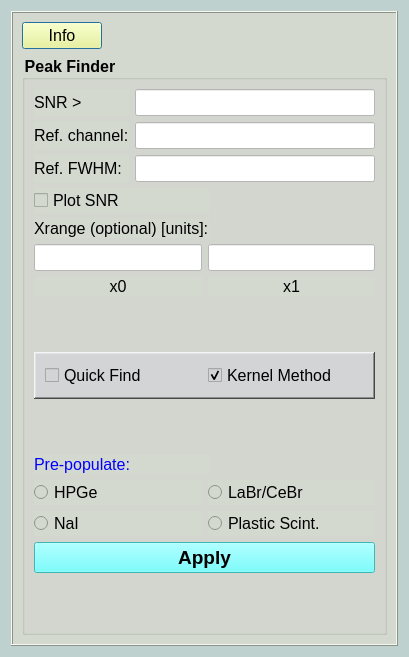
<?xml version="1.0" encoding="UTF-8"?>
<ui version="4.0">
 <class>energy_calibration_win</class>
 <widget class="QDialog" name="energy_calibration_win">
  <property name="geometry">
   <rect>
    <x>0</x>
    <y>0</y>
    <width>409</width>
    <height>657</height>
   </rect>
  </property>
  <property name="windowTitle">
   <string>Dialog</string>
  </property>
  <property name="styleSheet">
   <string notr="true">background-color: rgb(190, 209, 206);</string>
  </property>
  <layout class="QVBoxLayout" name="verticalLayout">
   <item>
    <widget class="QFrame" name="frame">
     <property name="whatsThis">
      <string/>
     </property>
     <property name="styleSheet">
      <string notr="true">background-color: rgb(212, 217, 208);</string>
     </property>
     <property name="frameShape">
      <enum>QFrame::Box</enum>
     </property>
     <property name="frameShadow">
      <enum>QFrame::Raised</enum>
     </property>
     <layout class="QGridLayout" name="gridLayout_9">
      <item row="0" column="0">
       <widget class="QPushButton" name="button_info">
        <property name="font">
         <font>
          <pointsize>12</pointsize>
         </font>
        </property>
        <property name="styleSheet">
         <string notr="true">background-color: rgb(255, 255, 127);</string>
        </property>
        <property name="text">
         <string>Info</string>
        </property>
       </widget>
      </item>
      <item row="0" column="1">
       <spacer name="horizontalSpacer">
        <property name="orientation">
         <enum>Qt::Horizontal</enum>
        </property>
        <property name="sizeHint" stdset="0">
         <size>
          <width>284</width>
          <height>20</height>
         </size>
        </property>
       </spacer>
      </item>
      <item row="1" column="0" colspan="2">
       <widget class="QGroupBox" name="groupBox_kernel">
        <property name="minimumSize">
         <size>
          <width>257</width>
          <height>0</height>
         </size>
        </property>
        <property name="font">
         <font>
          <pointsize>12</pointsize>
          <weight>75</weight>
          <bold>true</bold>
         </font>
        </property>
        <property name="title">
         <string>Peak Finder</string>
        </property>
        <property name="flat">
         <bool>false</bool>
        </property>
        <property name="checkable">
         <bool>false</bool>
        </property>
        <property name="checked">
         <bool>false</bool>
        </property>
        <layout class="QGridLayout" name="gridLayout_6">
         <item row="5" column="0">
          <spacer name="verticalSpacer_3">
           <property name="orientation">
            <enum>Qt::Vertical</enum>
           </property>
           <property name="sizeHint" stdset="0">
            <size>
             <width>20</width>
             <height>32</height>
            </size>
           </property>
          </spacer>
         </item>
         <item row="2" column="0">
          <widget class="QLabel" name="label_units">
           <property name="font">
            <font>
             <pointsize>12</pointsize>
             <weight>50</weight>
             <bold>false</bold>
            </font>
           </property>
           <property name="text">
            <string>&lt;html&gt;&lt;head/&gt;&lt;body&gt;&lt;p&gt;Xrange (optional) [units]:&lt;/p&gt;&lt;/body&gt;&lt;/html&gt;</string>
           </property>
          </widget>
         </item>
         <item row="0" column="0" colspan="3">
          <layout class="QGridLayout" name="gridLayout_4">
           <item row="0" column="0">
            <widget class="QLabel" name="label">
             <property name="font">
              <font>
               <pointsize>12</pointsize>
               <weight>50</weight>
               <bold>false</bold>
              </font>
             </property>
             <property name="text">
              <string>SNR &gt;</string>
             </property>
            </widget>
           </item>
           <item row="0" column="1">
            <widget class="QLineEdit" name="edit_snr">
             <property name="font">
              <font>
               <pointsize>12</pointsize>
               <weight>50</weight>
               <bold>false</bold>
              </font>
             </property>
             <property name="styleSheet">
              <string notr="true">background-color: rgb(255, 255, 255);</string>
             </property>
            </widget>
           </item>
           <item row="1" column="0">
            <widget class="QLabel" name="label_2">
             <property name="font">
              <font>
               <pointsize>12</pointsize>
               <weight>50</weight>
               <bold>false</bold>
              </font>
             </property>
             <property name="text">
              <string>Ref. channel:</string>
             </property>
            </widget>
           </item>
           <item row="1" column="1">
            <widget class="QLineEdit" name="edit_ref_ch">
             <property name="font">
              <font>
               <pointsize>12</pointsize>
               <weight>50</weight>
               <bold>false</bold>
              </font>
             </property>
             <property name="styleSheet">
              <string notr="true">background-color: rgb(255, 255, 255);</string>
             </property>
            </widget>
           </item>
           <item row="2" column="0">
            <widget class="QLabel" name="label_3">
             <property name="font">
              <font>
               <pointsize>12</pointsize>
               <weight>50</weight>
               <bold>false</bold>
              </font>
             </property>
             <property name="text">
              <string>Ref. FWHM:</string>
             </property>
            </widget>
           </item>
           <item row="2" column="1">
            <widget class="QLineEdit" name="edit_ref_fwhm">
             <property name="font">
              <font>
               <pointsize>12</pointsize>
               <weight>50</weight>
               <bold>false</bold>
              </font>
             </property>
             <property name="styleSheet">
              <string notr="true">background-color: rgb(255, 255, 255);</string>
             </property>
            </widget>
           </item>
          </layout>
         </item>
         <item row="11" column="2">
          <spacer name="verticalSpacer_2">
           <property name="orientation">
            <enum>Qt::Vertical</enum>
           </property>
           <property name="sizeHint" stdset="0">
            <size>
             <width>20</width>
             <height>31</height>
            </size>
           </property>
          </spacer>
         </item>
         <item row="8" column="0">
          <widget class="QLabel" name="label_8">
           <property name="font">
            <font>
             <pointsize>12</pointsize>
             <weight>50</weight>
             <bold>false</bold>
            </font>
           </property>
           <property name="text">
            <string>&lt;html&gt;&lt;head/&gt;&lt;body&gt;&lt;p&gt;&lt;span style=&quot; color:#0000ff;&quot;&gt;Pre-populate:&lt;/span&gt;&lt;/p&gt;&lt;/body&gt;&lt;/html&gt;</string>
           </property>
          </widget>
         </item>
         <item row="7" column="0">
          <spacer name="verticalSpacer">
           <property name="orientation">
            <enum>Qt::Vertical</enum>
           </property>
           <property name="sizeHint" stdset="0">
            <size>
             <width>20</width>
             <height>32</height>
            </size>
           </property>
          </spacer>
         </item>
         <item row="3" column="0" colspan="3">
          <layout class="QGridLayout" name="gridLayout_5">
           <item row="0" column="1">
            <widget class="QLineEdit" name="edit_x1">
             <property name="font">
              <font>
               <pointsize>12</pointsize>
               <weight>50</weight>
               <bold>false</bold>
              </font>
             </property>
             <property name="styleSheet">
              <string notr="true">background-color: rgb(255, 255, 255);</string>
             </property>
            </widget>
           </item>
           <item row="0" column="0">
            <widget class="QLineEdit" name="edit_x0">
             <property name="font">
              <font>
               <pointsize>12</pointsize>
               <weight>50</weight>
               <bold>false</bold>
              </font>
             </property>
             <property name="styleSheet">
              <string notr="true">background-color: rgb(255, 255, 255);</string>
             </property>
            </widget>
           </item>
           <item row="1" column="1">
            <widget class="QLabel" name="label_6">
             <property name="font">
              <font>
               <pointsize>12</pointsize>
               <weight>50</weight>
               <bold>false</bold>
              </font>
             </property>
             <property name="text">
              <string>x1</string>
             </property>
             <property name="alignment">
              <set>Qt::AlignCenter</set>
             </property>
            </widget>
           </item>
           <item row="1" column="0">
            <widget class="QLabel" name="label_5">
             <property name="font">
              <font>
               <pointsize>12</pointsize>
               <weight>50</weight>
               <bold>false</bold>
              </font>
             </property>
             <property name="text">
              <string>x0</string>
             </property>
             <property name="alignment">
              <set>Qt::AlignCenter</set>
             </property>
            </widget>
           </item>
          </layout>
         </item>
         <item row="9" column="0" colspan="3">
          <layout class="QGridLayout" name="gridLayout_3">
           <item row="0" column="0">
            <widget class="QRadioButton" name="radioButton_hpge">
             <property name="font">
              <font>
               <pointsize>12</pointsize>
               <weight>50</weight>
               <bold>false</bold>
              </font>
             </property>
             <property name="text">
              <string>HPGe</string>
             </property>
             <property name="autoExclusive">
              <bool>true</bool>
             </property>
             <attribute name="buttonGroup">
              <string notr="true">buttonGroup</string>
             </attribute>
            </widget>
           </item>
           <item row="0" column="1">
            <widget class="QRadioButton" name="radioButton_labr">
             <property name="font">
              <font>
               <pointsize>12</pointsize>
               <weight>50</weight>
               <bold>false</bold>
              </font>
             </property>
             <property name="text">
              <string>LaBr/CeBr</string>
             </property>
             <property name="autoExclusive">
              <bool>true</bool>
             </property>
             <attribute name="buttonGroup">
              <string notr="true">buttonGroup</string>
             </attribute>
            </widget>
           </item>
           <item row="1" column="0">
            <widget class="QRadioButton" name="radioButton_nai">
             <property name="font">
              <font>
               <pointsize>12</pointsize>
               <weight>50</weight>
               <bold>false</bold>
              </font>
             </property>
             <property name="text">
              <string>NaI</string>
             </property>
             <property name="autoExclusive">
              <bool>true</bool>
             </property>
             <attribute name="buttonGroup">
              <string notr="true">buttonGroup</string>
             </attribute>
            </widget>
           </item>
           <item row="1" column="1">
            <widget class="QRadioButton" name="radioButton_plastic">
             <property name="font">
              <font>
               <pointsize>12</pointsize>
               <weight>50</weight>
               <bold>false</bold>
              </font>
             </property>
             <property name="text">
              <string>Plastic Scint.</string>
             </property>
             <property name="autoExclusive">
              <bool>true</bool>
             </property>
             <attribute name="buttonGroup">
              <string notr="true">buttonGroup</string>
             </attribute>
            </widget>
           </item>
          </layout>
         </item>
         <item row="10" column="0" colspan="3">
          <widget class="QPushButton" name="button_kernel_apply">
           <property name="font">
            <font>
             <pointsize>14</pointsize>
             <weight>75</weight>
             <bold>true</bold>
            </font>
           </property>
           <property name="styleSheet">
            <string notr="true">background-color: rgb(85, 255, 255);</string>
           </property>
           <property name="text">
            <string>Apply</string>
           </property>
          </widget>
         </item>
         <item row="6" column="0" colspan="3">
          <widget class="QFrame" name="frame_2">
           <property name="styleSheet">
            <string notr="true">background-color: rgb(211, 212, 213);</string>
           </property>
           <property name="frameShape">
            <enum>QFrame::WinPanel</enum>
           </property>
           <property name="frameShadow">
            <enum>QFrame::Raised</enum>
           </property>
           <layout class="QGridLayout" name="gridLayout_2">
            <item row="0" column="0">
             <layout class="QGridLayout" name="gridLayout">
              <item row="0" column="0">
               <widget class="QCheckBox" name="checkBox_scipy">
                <property name="font">
                 <font>
                  <pointsize>12</pointsize>
                  <weight>50</weight>
                  <bold>false</bold>
                 </font>
                </property>
                <property name="text">
                 <string>Quick Find</string>
                </property>
                <property name="checked">
                 <bool>false</bool>
                </property>
                <property name="autoExclusive">
                 <bool>true</bool>
                </property>
               </widget>
              </item>
              <item row="0" column="1">
               <widget class="QCheckBox" name="checkBox_km">
                <property name="font">
                 <font>
                  <pointsize>12</pointsize>
                  <weight>50</weight>
                  <bold>false</bold>
                 </font>
                </property>
                <property name="text">
                 <string>Kernel Method</string>
                </property>
                <property name="checked">
                 <bool>true</bool>
                </property>
                <property name="autoExclusive">
                 <bool>true</bool>
                </property>
               </widget>
              </item>
             </layout>
            </item>
           </layout>
          </widget>
         </item>
         <item row="1" column="0">
          <widget class="QCheckBox" name="checkBox_SNR">
           <property name="font">
            <font>
             <pointsize>12</pointsize>
             <weight>50</weight>
             <bold>false</bold>
            </font>
           </property>
           <property name="text">
            <string>Plot SNR</string>
           </property>
          </widget>
         </item>
        </layout>
       </widget>
      </item>
     </layout>
    </widget>
   </item>
  </layout>
 </widget>
 <resources/>
 <connections/>
 <buttongroups>
  <buttongroup name="buttonGroup"/>
 </buttongroups>
</ui>
